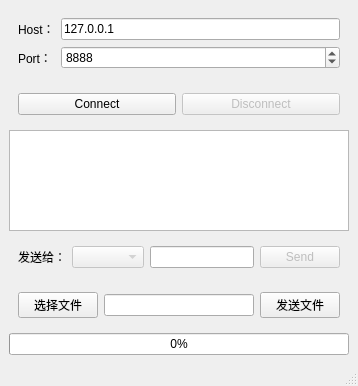
<?xml version="1.0" encoding="UTF-8"?>
<ui version="4.0">
 <class>MainWindow</class>
 <widget class="QMainWindow" name="MainWindow">
  <property name="geometry">
   <rect>
    <x>0</x>
    <y>0</y>
    <width>358</width>
    <height>386</height>
   </rect>
  </property>
  <property name="windowTitle">
   <string>MainWindow</string>
  </property>
  <widget class="QWidget" name="centralwidget">
   <layout class="QVBoxLayout" name="verticalLayout">
    <item>
     <widget class="QWidget" name="widget" native="true">
      <layout class="QGridLayout" name="gridLayout">
       <item row="0" column="0">
        <widget class="QLabel" name="label">
         <property name="text">
          <string>Host：</string>
         </property>
        </widget>
       </item>
       <item row="0" column="1">
        <widget class="QLineEdit" name="ipLineEdit">
         <property name="text">
          <string>127.0.0.1</string>
         </property>
        </widget>
       </item>
       <item row="1" column="0">
        <widget class="QLabel" name="label_2">
         <property name="text">
          <string>Port：</string>
         </property>
        </widget>
       </item>
       <item row="1" column="1">
        <widget class="QSpinBox" name="portSpinBox">
         <property name="minimum">
          <number>1</number>
         </property>
         <property name="maximum">
          <number>65535</number>
         </property>
         <property name="value">
          <number>8888</number>
         </property>
        </widget>
       </item>
      </layout>
     </widget>
    </item>
    <item>
     <widget class="QWidget" name="widget_2" native="true">
      <layout class="QHBoxLayout" name="horizontalLayout">
       <item>
        <widget class="QPushButton" name="connectBtn">
         <property name="text">
          <string>Connect</string>
         </property>
        </widget>
       </item>
       <item>
        <widget class="QPushButton" name="disconnectBtn">
         <property name="enabled">
          <bool>false</bool>
         </property>
         <property name="text">
          <string>Disconnect</string>
         </property>
         <property name="checkable">
          <bool>false</bool>
         </property>
        </widget>
       </item>
      </layout>
     </widget>
    </item>
    <item>
     <widget class="QPlainTextEdit" name="messageDisplay">
      <property name="readOnly">
       <bool>true</bool>
      </property>
     </widget>
    </item>
    <item>
     <widget class="QWidget" name="widget_3" native="true">
      <layout class="QHBoxLayout" name="horizontalLayout_2">
       <item>
        <widget class="QLabel" name="receiverLabel">
         <property name="text">
          <string>发送给：</string>
         </property>
        </widget>
       </item>
       <item>
        <widget class="QComboBox" name="receiverComboBox">
         <property name="enabled">
          <bool>false</bool>
         </property>
        </widget>
       </item>
       <item>
        <widget class="QLineEdit" name="messageLineEdit"/>
       </item>
       <item>
        <widget class="QPushButton" name="sendBtn">
         <property name="enabled">
          <bool>false</bool>
         </property>
         <property name="text">
          <string>Send</string>
         </property>
        </widget>
       </item>
      </layout>
     </widget>
    </item>
    <item>
     <widget class="QWidget" name="widget_4" native="true">
      <layout class="QHBoxLayout" name="horizontalLayout_3">
       <item>
        <widget class="QPushButton" name="selectFileBtn">
         <property name="text">
          <string>选择文件</string>
         </property>
        </widget>
       </item>
       <item>
        <widget class="QLineEdit" name="filePathLineEdit">
         <property name="readOnly">
          <bool>true</bool>
         </property>
        </widget>
       </item>
       <item>
        <widget class="QPushButton" name="sendFileBtn">
         <property name="enabled">
          <bool>true</bool>
         </property>
         <property name="text">
          <string>发送文件</string>
         </property>
        </widget>
       </item>
      </layout>
     </widget>
    </item>
    <item>
     <widget class="QProgressBar" name="fileProgressBar">
      <property name="value">
       <number>0</number>
      </property>
     </widget>
    </item>
   </layout>
  </widget>
  <widget class="QMenuBar" name="menubar">
   <property name="geometry">
    <rect>
     <x>0</x>
     <y>0</y>
     <width>358</width>
     <height>18</height>
    </rect>
   </property>
  </widget>
  <widget class="QStatusBar" name="statusbar"/>
 </widget>
 <resources/>
 <connections/>
</ui>
